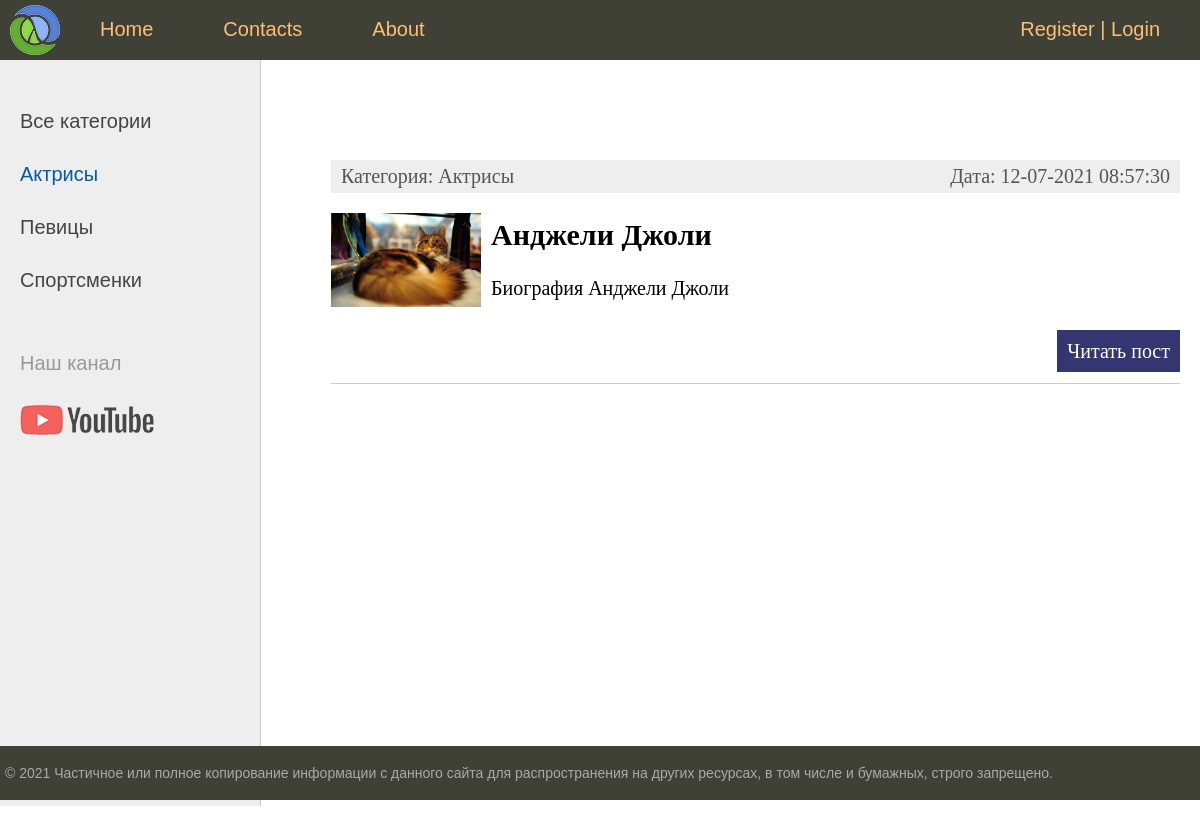
/category/actrisi/, run on an earlier commit of the app's database.
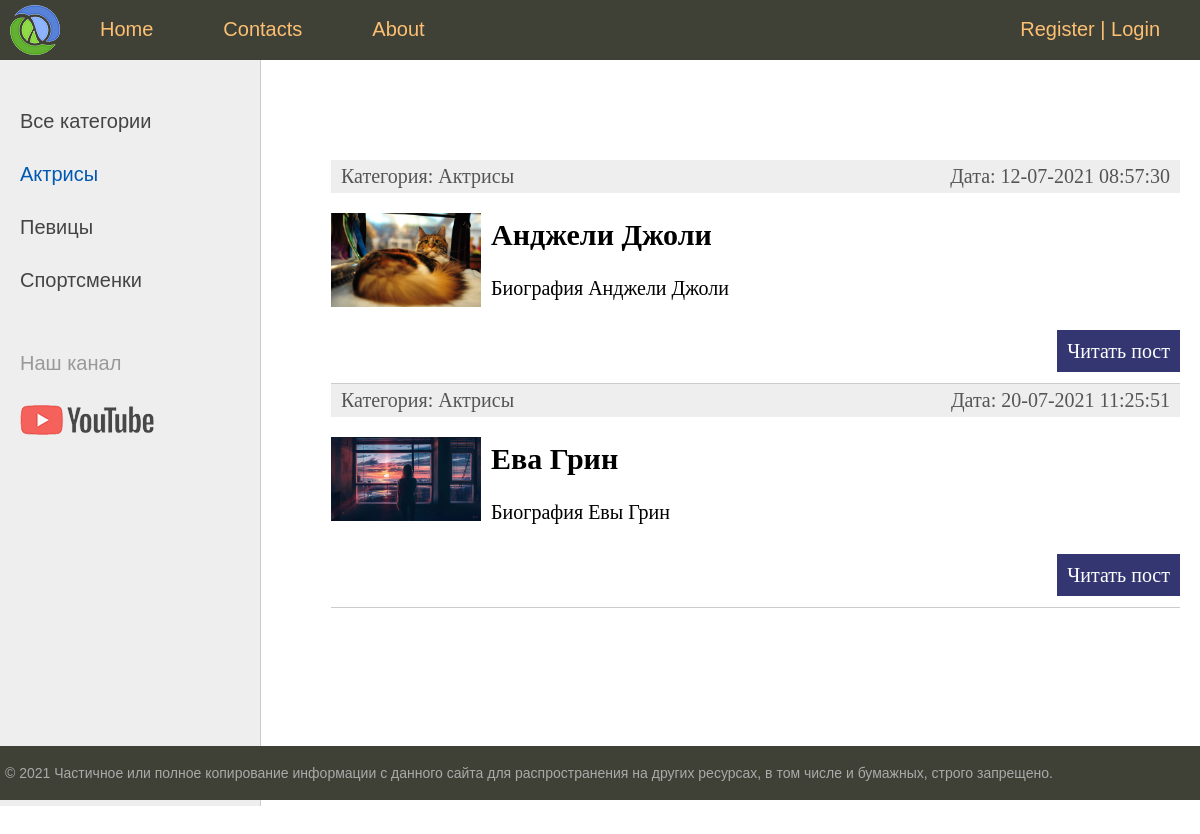
And on a later commit of the database.
### women/models.py (models this page shows, shortened)
class Category(models.Model):
    name = models.CharField(max_length=100, db_index=True, verbose_name="Категория")
    slug = models.SlugField(max_length=250, unique=True, db_index=True, null=True, verbose_name="URL")
    def get_absolute_url(self):
        return reverse('category', kwargs={'category_slug': self.slug})
    class Meta:
        verbose_name = 'Категория'
        verbose_name_plural = 'Категории'
        ordering = ['id']

class Women(models.Model):
    title = models.CharField(max_length=250, verbose_name="Заголовок")
    slug = models.SlugField(max_length=250, unique=True, db_index=True, null=True, verbose_name="URL")
    content = models.TextField(blank=True, verbose_name="Текст статьи")
    photo = models.ImageField(upload_to="photo/%Y/%m/%d/", verbose_name="Фото")
    time_create = models.DateTimeField(auto_now_add=True, verbose_name="Время создания")
    time_update = models.DateTimeField(auto_now=True, verbose_name="Время изменения")
    is_published = models.BooleanField(default=True, verbose_name="Публикация")
    category = models.ForeignKey('Category', on_delete=models.PROTECT, verbose_name="Категория", related_name='get_articles')
    def get_absolute_url(self):
        return reverse('article', kwargs={'article_slug': self.slug})
    class Meta:
        verbose_name = 'Известные женщины'
        verbose_name_plural = 'Известные женщины'
        ordering = ['id']

### women/views.py (the view)
# urls.py: path('category/<slug:category_slug>/', WomenCategory.as_view(), name='category'),     # адрес с переменной slug
class WomenCategory(DataMixin, ListView):
    model = Women
    template_name = 'women/home.html'
    context_object_name = 'posts'
    allow_empty = False  # исключение - 404
    def get_context_data(self, *, object_list=None, **kwargs):
        context = super().get_context_data(**kwargs)
        c = Category.objects.get(slug=self.kwargs['category_slug'])
        c_def = self.get_user_context(title='Category - ' + str(c.name), category_selected=c.pk
                                      )
        return dict(list(context.items()) + list(c_def.items()))
    def get_queryset(self):
        return Women.objects.filter(category__slug=self.kwargs['category_slug'], is_published=True).select_related('category')

### women/templatetags/women_tags.py (called while the page is built)
@register.inclusion_tag('women/menu.html')
def show_menu():
    menu = [
        {'title': 'Home', 'url': 'home'},
        {'title': 'Add article ', 'url': 'add_article'},
        {'title': 'Contacts', 'url': 'contacts'},
        {'title': 'About', 'url': 'about'},
        {'title': 'Login', 'url': 'login'}
    ]
    return {'menu': menu}

### women/utils.py (called while the page is built)
    def get_user_context(self, **kwargs):
        context = kwargs
        categories = cache.get('categories')
        if not categories:
            categories = Category.objects.all()
            cache.set('categories', categories, 60)
        context['categories'] = categories
        if 'category_selected' not in context:
            context['category_selected'] = 0
        user_menu = menu.copy()
        if not self.request.user.is_authenticated:
            user_menu.pop(1)
        context['menu'] = user_menu
        return context

### women/templates/women/home.html (shortened to what this page needs)
{% extends 'women/base.html' %}
{% block content %}
<ul class="list-articles">
	{% for p in posts %}
		<li>
			<div class="article-panel">
				<p class="first">Категория: {{ p.category.name }}</p>
				<p class="last">Дата: {{ p.time_update | date:"d-m-Y H:i:s" }}</p>
			</div>
			{% if p.photo %}
				<p><img class="img-article-left thumb" src="{{ p.photo.url }}"></p>
			{% endif %}
			<h2>{{p.title}}</h2>
			{% autoescape on %}
			{{ p.content | linebreaks | truncatewords:50 }}
			{% endautoescape %}
			<p class="link-read-post"><a href="{{ p.get_absolute_url }}">Читать пост</a></p>
		</li>
	{% endfor %}
</ul>
{% endblock %}

### women/templates/women/base.html (shortened to what this page needs)
{% load static %}
{% load women_tags %}
<!DOCTYPE html>
<html>
<head>
	<link type="text/css" href="{% static 'women/css/styles.css' %}" rel="stylesheet" />
</head>
<body>
<table class="table-page" border=0 cellpadding="0" cellspacing="0">
<tr><td valign=top>
<div class="header">
    <ul id="mainmenu" class="mainmenu">
      <li class="logo"><a href="{% url 'home' %}"><div class="logo"></div></a></li>
      {% for m in menu %}
              <li><a href="{% url m.url %}">{{m.title}}</a></li>
      {% endfor %}
		{% if request.user.is_authenticated %}
			<li class="last">
				{{ user.username }} | <a href="{% url 'logout' %}">Logout</a>
			</li>
		{% else %}
			<li class="last">
				<a href="{% url 'register' %}">Register</a> | <a href="{% url 'login' %}">Login</a>
			</li>
		{% endif %}
    </ul>
</div>
<table class="table-content" border=0 cellpadding="0" cellspacing="0">
<tr>
	<td valign="top" class="left-chapters">
	<ul id="leftchapters">
			{% if category_selected == 0 %}
				<li class="selected">Все категории</li>
			{% else %}
				<li><a href="{% url 'home' %}">Все категории</a></li>
			{% endif %}
			{% for category in categories %}
				{% if category.pk == category_selected %}
					<li class="selected" >{{ category.name }}</li>
				{% else %}
					<li><a href="{{ category.get_absolute_url }}" >{{ category.name }}</a></li>
				{% endif %}
			{% endfor %}
		<li class="share">
		<p>Наш канал</p>
		<a class="share-yt" href="https://www.youtube.com/channel/UClJzWfGWuGJL2t-3dYKcHTA/playlists" target="_blank" rel="nofollow"></a>
		</li>
	</ul>
</td>
<td valign="top" class="content">
	<div class="content-text">
		{% block content %}
		{% endblock %}
	</div>
</td></tr></table>
</td></tr>
<tr><td valign=top>
	<div id="footer">
		<p>&copy; 2021 Частичное или полное копирование информации с данного сайта для распространения на других ресурсах, в том числе и бумажных, строго запрещено.</p>
	</div>
</td></tr></table>
</body>
</html>

### women/static/women/css/styles.css (style rules this page uses)
html, body { font-family: 'Arial'; margin: 0; padding: 0; height: 100%; width: 100%; color: #444; }
a { color: #0059b2; text-decoration: none; }
img { max-width: 600px; height: auto; }
img.img-article-left { max-width: 300px; height: auto; float: left; padding: 0 10px 10px 0; }
img.img-article-left.thumb { max-width: 150px; height: auto; }
p.link-read-post { text-align: right; }
p.link-read-post a { padding: 10px; min-width: 100px; background: #333671; color: #fff; text-decoration: none; }
div.article-panel { background: #eee; padding: 5px 10px 5px 10px; box-sizing border-box; overflow: hidden; color: #555; }
div.article-panel p.first { margin: 0; float: left; }
div.article-panel p.last { margin: 0; float: right; }
ul.list-articles { list-style: none; margin: 0; padding: 0; }
ul.list-articles li { border-bottom: 1px solid #ccc; }
.table-page { width: 100%; height: 100%; vertical-align: top; }
.table-page tr { height: 100%; }
.header { background: #3F4137; height: 60px; }
.logo { background: url('../images/logo.png') no-repeat 10px 5px; width: 70px; height: 60px; }
ul.mainmenu { list-style: none; margin: 0; padding: 0; height: 60px; color: #fdc073; font-size: 20px; overflow: hidden; }
ul.mainmenu li { float: left; margin: 18px 40px 0 30px; }
ul.mainmenu li.logo { margin: 0; }
ul.mainmenu li.last { float: right; }
ul.mainmenu li a { color: #fdc073; text-decoration: none; }
.table-content { width: 100%; min-height: 100%; height: 100%; }
.left-chapters { margin: 0; background: #eee; border-right: 1px solid #ccc; min-height: 100%; }
.left-chapters ul { width: 230px; min-height: 100%; margin: 0; padding: 20px 10px 10px 20px; list-style: none; font-size: 20px; }
.left-chapters ul li { margin: 30px 0 0 0; color: #999; }
.left-chapters ul li.selected { color: #0059b2; }
.left-chapters ul li a { color: #444; text-decoration: none; }
.left-chapters ul li.share { margin: 60px 0 0 0; }
.left-chapters ul li.share p { margin: 30px 0 30px 0; }
.left-chapters ul li.share a { display: inline-block; width: 40px; height: 40px; margin: 0 20px 0 0; }
.left-chapters ul li.share a.share-yt { width: 100%; height: 30px; background: url('../images/share_yt.png') no-repeat 0 0 }
.content { padding: 40px 20px 20px 40px; width: 100%; box-sizing: border-box; }
.content-text { margin: 60px 0 0 30px; color: #000; font-size: 20px; font-family: Yandex Sans Display Light; }
#footer { box-sizing: border-box; background: #3F4137; padding: 5px; color: #aaa; font-size: 14px; font-family: Verdana, Geneva, Arial, Helvetica; text-align: left; overflow: hidden; }

What changed in the data, as far as the page shows it:
now on this page (row edited): Women: category.name "Актрисы", time_update "20-07-2021 11:25:51", photo (picture), title "Ева Грин", content "Биография Евы Грин"
